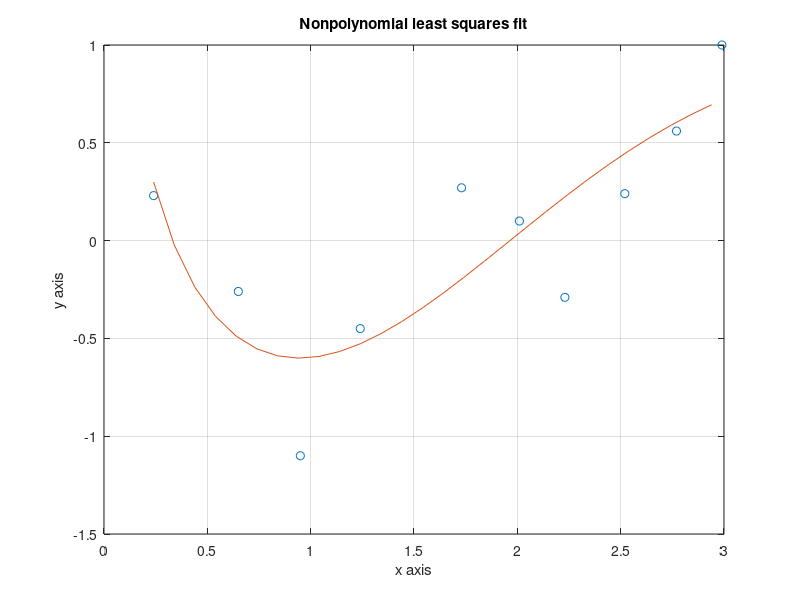

Here is the MATLAB script that generated this plot:
% Numerical Mathematics and Computing, Fourth Edition
% Ward Cheney & David Kincaid
% Brooks/Cole Publ. Co.
% (c) 1999
% ISBN/ISSN:  0-534-35184-0
%
% file: np_ls_fit.m
% 
% Method of Least Squares for a non-polynomial fit:
% First we creat a regression matrix X. Next, coefficients
% a, b, and c are calculated by the command X/ydata.
% The function phi is evaluated, and finally the Least 
% Squares fit is plotted.

  xdata = [0.24 0.65 0.95 1.24 1.73 2.01 2.23 2.52 2.77 2.99]'
  ydata = [0.23 -0.26 -1.10 -0.45 0.27 0.10 -0.29 0.24 0.56 1.00]'
  X = [log(xdata) cos(xdata) exp(xdata)]
  z = X\ydata 
  pause
  d = z(1)*log(xdata) + z(2)*cos(xdata) + z(3)*exp(xdata) - ydata
  phi = sum(d.^2)
  pause

% To plot we evaluate the model at equidistant finer mesh and
% overlay the original points:
  xi = (0.24: 0.1 :2.99)
  yi = z(1)*log(xi) + z(2)*cos(xi) + z(3)*exp(xi)
  plot(xdata, ydata, 'o', xi, yi, '-'), grid on
  title('Nonpolynomial least squares fit')
  xlabel('x axis'), ylabel('y axis')
